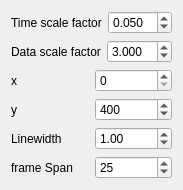
<?xml version="1.0" encoding="UTF-8"?>
<ui version="4.0">
 <class>Dialog</class>
 <widget class="QDialog" name="Dialog">
  <property name="geometry">
   <rect>
    <x>0</x>
    <y>0</y>
    <width>172</width>
    <height>172</height>
   </rect>
  </property>
  <property name="windowTitle">
   <string>Calcium AP options</string>
  </property>
  <layout class="QVBoxLayout" name="verticalLayout">
   <item>
    <layout class="QHBoxLayout" name="horizontalLayout">
     <item>
      <widget class="QLabel" name="label">
       <property name="text">
        <string>Time scale factor</string>
       </property>
      </widget>
     </item>
     <item>
      <widget class="QDoubleSpinBox" name="timeScaleSpinBox">
       <property name="decimals">
        <number>3</number>
       </property>
       <property name="value">
        <double>0.050000000000000</double>
       </property>
      </widget>
     </item>
    </layout>
   </item>
   <item>
    <layout class="QHBoxLayout" name="horizontalLayout_2">
     <item>
      <widget class="QLabel" name="label_2">
       <property name="text">
        <string>Data scale factor</string>
       </property>
      </widget>
     </item>
     <item>
      <widget class="QDoubleSpinBox" name="dataScaleFactor">
       <property name="decimals">
        <number>3</number>
       </property>
       <property name="value">
        <double>3.000000000000000</double>
       </property>
      </widget>
     </item>
    </layout>
   </item>
   <item>
    <layout class="QHBoxLayout" name="horizontalLayout_3">
     <item>
      <widget class="QLabel" name="label_3">
       <property name="text">
        <string>x</string>
       </property>
      </widget>
     </item>
     <item>
      <widget class="QSpinBox" name="xSpinBox">
       <property name="maximum">
        <number>10000</number>
       </property>
      </widget>
     </item>
    </layout>
   </item>
   <item>
    <layout class="QHBoxLayout" name="horizontalLayout_4">
     <item>
      <widget class="QLabel" name="label_4">
       <property name="text">
        <string>y</string>
       </property>
      </widget>
     </item>
     <item>
      <widget class="QSpinBox" name="ySpinBox">
       <property name="maximum">
        <number>10000</number>
       </property>
       <property name="value">
        <number>400</number>
       </property>
      </widget>
     </item>
    </layout>
   </item>
   <item>
    <layout class="QHBoxLayout" name="horizontalLayout_5">
     <item>
      <widget class="QLabel" name="label_5">
       <property name="text">
        <string>Linewidth</string>
       </property>
      </widget>
     </item>
     <item>
      <widget class="QDoubleSpinBox" name="lwSpinBox">
       <property name="decimals">
        <number>2</number>
       </property>
       <property name="maximum">
        <double>4.000000000000000</double>
       </property>
       <property name="value">
        <double>1.000000000000000</double>
       </property>
      </widget>
     </item>
    </layout>
   </item>
   <item>
    <layout class="QHBoxLayout" name="horizontalLayout_6">
     <item>
      <widget class="QLabel" name="label_6">
       <property name="text">
        <string>frame Span</string>
       </property>
      </widget>
     </item>
     <item>
      <widget class="QSpinBox" name="frameSpanSpinBox">
       <property name="maximum">
        <number>1000</number>
       </property>
       <property name="value">
        <number>25</number>
       </property>
      </widget>
     </item>
    </layout>
   </item>
  </layout>
 </widget>
 <resources/>
 <connections/>
</ui>
